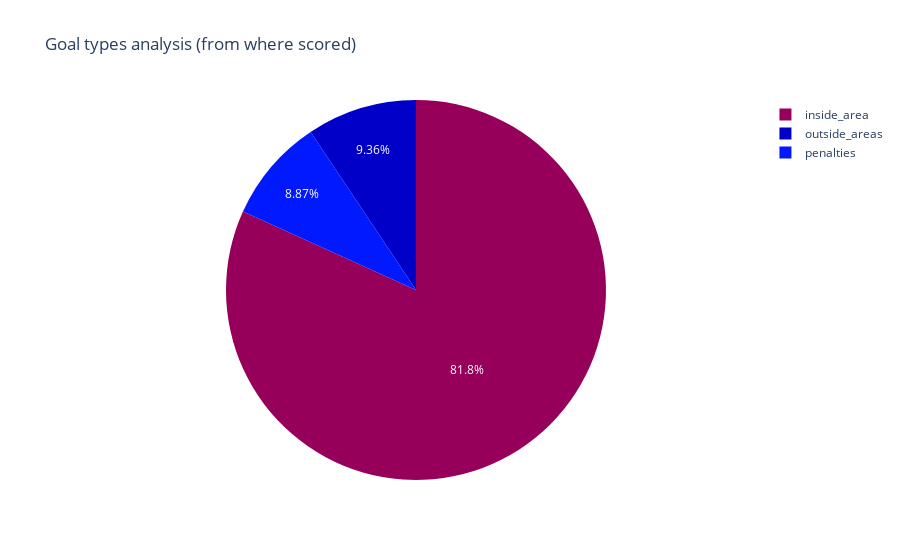

Source (notebook cell):
### Code cell
gl_sum = pd.DataFrame(gl.sum(numeric_only=True),).T[['inside_area', 'outside_areas', 'penalties']]
gl_sum = gl_sum.T
fig = px.pie(gl_sum, values=0, names=gl_sum.index, 
             title='Goal types analysis (from where scored)', color_discrete_sequence = px.colors.sequential.Rainbow)
fig.show()

### Figure 1 — Plotly figure (JSON) as saved in the notebook; plotly's stock layout.template omitted (floating-point values rounded to 4 significant figures)
{"data": [{"domain": {"x": [0, 1], "y": [0, 1]}, "hovertemplate": "index=%{label}<br>0=%{value}<extra></extra>", "labels": ["inside_area", "outside_areas", "penalties"], "legendgroup": "", "name": "", "showlegend": true, "type": "pie", "values": [332, 38, 36]}], "layout": {"legend": {"tracegroupgap": 0}, "piecolorway": ["rgb(150,0,90)", "rgb(0,0,200)", "rgb(0,25,255)", "rgb(0,152,255)", "rgb(44,255,150)", "rgb(151,255,0)", "rgb(255,234,0)", "rgb(255,111,0)", "rgb(255,0,0)"], "title": {"text": "Goal types analysis (from where scored)"}}}
